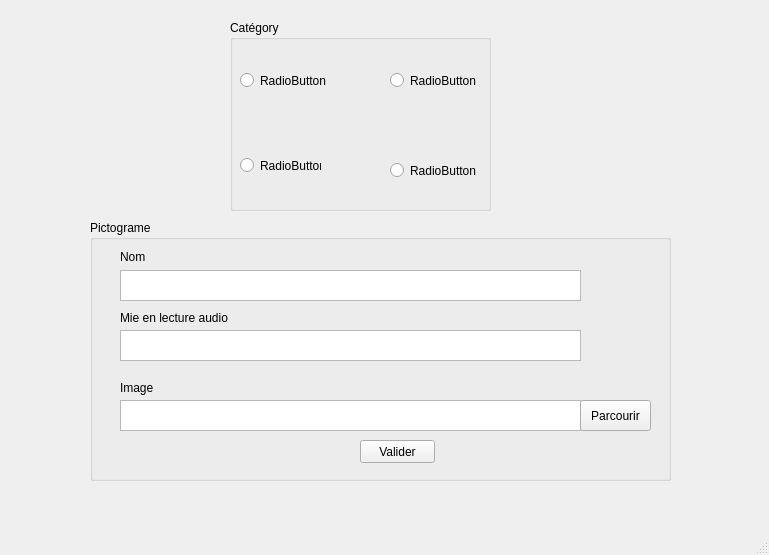
<?xml version="1.0" encoding="UTF-8"?>
<ui version="4.0">
 <class>MainImport</class>
 <widget class="QMainWindow" name="MainImport">
  <property name="geometry">
   <rect>
    <x>0</x>
    <y>0</y>
    <width>769</width>
    <height>555</height>
   </rect>
  </property>
  <property name="windowTitle">
   <string>MainImport</string>
  </property>
  <widget class="QWidget" name="centralwidget">
   <widget class="QGroupBox" name="groupBox">
    <property name="geometry">
     <rect>
      <x>90</x>
      <y>220</y>
      <width>581</width>
      <height>261</height>
     </rect>
    </property>
    <property name="title">
     <string>Pictograme</string>
    </property>
    <widget class="QLabel" name="nom">
     <property name="geometry">
      <rect>
       <x>30</x>
       <y>30</y>
       <width>47</width>
       <height>13</height>
      </rect>
     </property>
     <property name="text">
      <string>Nom</string>
     </property>
    </widget>
    <widget class="QTextEdit" name="nomSql">
     <property name="geometry">
      <rect>
       <x>30</x>
       <y>50</y>
       <width>461</width>
       <height>31</height>
      </rect>
     </property>
    </widget>
    <widget class="QTextEdit" name="lectureSql">
     <property name="geometry">
      <rect>
       <x>30</x>
       <y>110</y>
       <width>461</width>
       <height>31</height>
      </rect>
     </property>
    </widget>
    <widget class="QLabel" name="lectureAudio">
     <property name="geometry">
      <rect>
       <x>30</x>
       <y>90</y>
       <width>111</width>
       <height>16</height>
      </rect>
     </property>
     <property name="text">
      <string>Mie en lecture audio</string>
     </property>
    </widget>
    <widget class="QTextEdit" name="imageSql">
     <property name="geometry">
      <rect>
       <x>30</x>
       <y>180</y>
       <width>461</width>
       <height>31</height>
      </rect>
     </property>
    </widget>
    <widget class="QLabel" name="Image">
     <property name="geometry">
      <rect>
       <x>30</x>
       <y>160</y>
       <width>81</width>
       <height>16</height>
      </rect>
     </property>
     <property name="text">
      <string>Image</string>
     </property>
     <property name="textFormat">
      <enum>Qt::AutoText</enum>
     </property>
    </widget>
    <widget class="QPushButton" name="parBP">
     <property name="geometry">
      <rect>
       <x>490</x>
       <y>180</y>
       <width>71</width>
       <height>31</height>
      </rect>
     </property>
     <property name="text">
      <string>Parcourir</string>
     </property>
    </widget>
    <widget class="QPushButton" name="bPValide">
     <property name="geometry">
      <rect>
       <x>270</x>
       <y>220</y>
       <width>75</width>
       <height>23</height>
      </rect>
     </property>
     <property name="text">
      <string>Valider</string>
     </property>
    </widget>
   </widget>
   <widget class="QGroupBox" name="groupBox_2">
    <property name="geometry">
     <rect>
      <x>230</x>
      <y>20</y>
      <width>261</width>
      <height>191</height>
     </rect>
    </property>
    <property name="title">
     <string>Catégory</string>
    </property>
    <widget class="QRadioButton" name="rBCat1">
     <property name="geometry">
      <rect>
       <x>10</x>
       <y>30</y>
       <width>91</width>
       <height>61</height>
      </rect>
     </property>
     <property name="text">
      <string>RadioButton</string>
     </property>
    </widget>
    <widget class="QRadioButton" name="rBCat3">
     <property name="geometry">
      <rect>
       <x>10</x>
       <y>110</y>
       <width>81</width>
       <height>71</height>
      </rect>
     </property>
     <property name="text">
      <string>RadioButton</string>
     </property>
    </widget>
    <widget class="QRadioButton" name="rBCat4">
     <property name="geometry">
      <rect>
       <x>160</x>
       <y>120</y>
       <width>91</width>
       <height>61</height>
      </rect>
     </property>
     <property name="text">
      <string>RadioButton</string>
     </property>
    </widget>
    <widget class="QRadioButton" name="rBCat2">
     <property name="geometry">
      <rect>
       <x>160</x>
       <y>20</y>
       <width>91</width>
       <height>81</height>
      </rect>
     </property>
     <property name="text">
      <string>RadioButton</string>
     </property>
    </widget>
   </widget>
  </widget>
  <widget class="QStatusBar" name="statusbar"/>
 </widget>
 <resources/>
 <connections/>
</ui>
